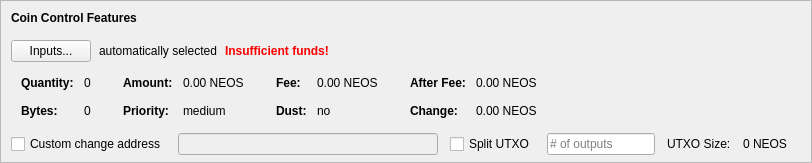
    <widget class="QFrame" name="frameCoinControl">
     <property name="sizePolicy">
      <sizepolicy hsizetype="Expanding" vsizetype="Expanding">
       <horstretch>0</horstretch>
       <verstretch>0</verstretch>
      </sizepolicy>
     </property>
     <property name="maximumSize">
      <size>
       <width>16777215</width>
       <height>16777215</height>
      </size>
     </property>
     <property name="frameShape">
      <enum>QFrame::StyledPanel</enum>
     </property>
     <property name="frameShadow">
      <enum>QFrame::Sunken</enum>
     </property>
     <layout class="QVBoxLayout" name="verticalLayoutCoinControl2">
      <property name="spacing">
       <number>0</number>
      </property>
      <property name="leftMargin">
       <number>0</number>
      </property>
      <property name="topMargin">
       <number>0</number>
      </property>
      <property name="rightMargin">
       <number>0</number>
      </property>
      <property name="bottomMargin">
       <number>6</number>
      </property>
      <item>
       <layout class="QVBoxLayout" name="verticalLayoutCoinControl" stretch="0,0,0,0,1">
        <property name="spacing">
         <number>0</number>
        </property>
        <property name="leftMargin">
         <number>10</number>
        </property>
        <property name="topMargin">
         <number>10</number>
        </property>
        <item>
         <layout class="QHBoxLayout" name="horizontalLayoutCoinControl1">
          <property name="bottomMargin">
           <number>15</number>
          </property>
          <item>
           <widget class="QLabel" name="labelCoinControlFeatures">
            <property name="sizePolicy">
             <sizepolicy hsizetype="Preferred" vsizetype="Maximum">
              <horstretch>0</horstretch>
              <verstretch>0</verstretch>
             </sizepolicy>
            </property>
            <property name="font">
             <font>
              <weight>75</weight>
              <bold>true</bold>
             </font>
            </property>
            <property name="styleSheet">
             <string notr="true">font-weight:bold;</string>
            </property>
            <property name="text">
             <string>Coin Control Features</string>
            </property>
           </widget>
          </item>
         </layout>
        </item>
        <item>
         <layout class="QHBoxLayout" name="horizontalLayoutCoinControl2" stretch="0,0,0,0">
          <property name="spacing">
           <number>8</number>
          </property>
          <property name="bottomMargin">
           <number>10</number>
          </property>
          <item>
           <widget class="QPushButton" name="pushButtonCoinControl">
            <property name="styleSheet">
             <string notr="true"/>
            </property>
            <property name="text">
             <string>Inputs...</string>
            </property>
            <property name="autoDefault">
             <bool>false</bool>
            </property>
           </widget>
          </item>
          <item>
           <widget class="QLabel" name="labelCoinControlAutomaticallySelected">
            <property name="text">
             <string>automatically selected</string>
            </property>
            <property name="margin">
             <number>5</number>
            </property>
           </widget>
          </item>
          <item>
           <widget class="QLabel" name="labelCoinControlInsuffFunds">
            <property name="font">
             <font>
              <weight>75</weight>
              <bold>true</bold>
             </font>
            </property>
            <property name="styleSheet">
             <string notr="true">color:red;font-weight:bold;</string>
            </property>
            <property name="text">
             <string>Insufficient funds!</string>
            </property>
            <property name="margin">
             <number>5</number>
            </property>
           </widget>
          </item>
          <item>
           <spacer name="horizontalSpacerCoinControl">
            <property name="orientation">
             <enum>Qt::Horizontal</enum>
            </property>
            <property name="sizeHint" stdset="0">
             <size>
              <width>40</width>
              <height>1</height>
             </size>
            </property>
           </spacer>
          </item>
         </layout>
        </item>
        <item>
         <widget class="QWidget" name="widgetCoinControl" native="true">
          <property name="sizePolicy">
           <sizepolicy hsizetype="Preferred" vsizetype="Preferred">
            <horstretch>0</horstretch>
            <verstretch>0</verstretch>
           </sizepolicy>
          </property>
          <property name="minimumSize">
           <size>
            <width>0</width>
            <height>0</height>
           </size>
          </property>
          <property name="styleSheet">
           <string notr="true"/>
          </property>
          <layout class="QHBoxLayout" name="horizontalLayoutCoinControl5">
           <property name="leftMargin">
            <number>0</number>
           </property>
           <property name="topMargin">
            <number>0</number>
           </property>
           <property name="rightMargin">
            <number>0</number>
           </property>
           <property name="bottomMargin">
            <number>0</number>
           </property>
           <item>
            <layout class="QHBoxLayout" name="horizontalLayoutCoinControl3" stretch="0,0,0,1">
             <property name="spacing">
              <number>20</number>
             </property>
             <property name="topMargin">
              <number>0</number>
             </property>
             <property name="bottomMargin">
              <number>10</number>
             </property>
             <item>
              <layout class="QFormLayout" name="formLayoutCoinControl1">
               <property name="horizontalSpacing">
                <number>10</number>
               </property>
               <property name="verticalSpacing">
                <number>14</number>
               </property>
               <property name="leftMargin">
                <number>10</number>
               </property>
               <property name="topMargin">
                <number>4</number>
               </property>
               <property name="rightMargin">
                <number>6</number>
               </property>
               <item row="0" column="0">
                <widget class="QLabel" name="labelCoinControlQuantityText">
                 <property name="font">
                  <font>
                   <weight>75</weight>
                   <bold>true</bold>
                  </font>
                 </property>
                 <property name="text">
                  <string>Quantity:</string>
                 </property>
                 <property name="margin">
                  <number>0</number>
                 </property>
                </widget>
               </item>
               <item row="0" column="1">
                <widget class="QLabel" name="labelCoinControlQuantity">
                 <property name="cursor">
                  <cursorShape>IBeamCursor</cursorShape>
                 </property>
                 <property name="contextMenuPolicy">
                  <enum>Qt::ActionsContextMenu</enum>
                 </property>
                 <property name="text">
                  <string notr="true">0</string>
                 </property>
                 <property name="margin">
                  <number>0</number>
                 </property>
                 <property name="textInteractionFlags">
                  <set>Qt::LinksAccessibleByMouse|Qt::TextSelectableByKeyboard|Qt::TextSelectableByMouse</set>
                 </property>
                </widget>
               </item>
               <item row="1" column="0">
                <widget class="QLabel" name="labelCoinControlBytesText">
                 <property name="font">
                  <font>
                   <weight>75</weight>
                   <bold>true</bold>
                  </font>
                 </property>
                 <property name="text">
                  <string>Bytes:</string>
                 </property>
                </widget>
               </item>
               <item row="1" column="1">
                <widget class="QLabel" name="labelCoinControlBytes">
                 <property name="cursor">
                  <cursorShape>IBeamCursor</cursorShape>
                 </property>
                 <property name="contextMenuPolicy">
                  <enum>Qt::ActionsContextMenu</enum>
                 </property>
                 <property name="text">
                  <string notr="true">0</string>
                 </property>
                 <property name="textInteractionFlags">
                  <set>Qt::LinksAccessibleByMouse|Qt::TextSelectableByKeyboard|Qt::TextSelectableByMouse</set>
                 </property>
                </widget>
               </item>
              </layout>
             </item>
             <item>
              <layout class="QFormLayout" name="formLayoutCoinControl2">
               <property name="horizontalSpacing">
                <number>10</number>
               </property>
               <property name="verticalSpacing">
                <number>14</number>
               </property>
               <property name="leftMargin">
                <number>6</number>
               </property>
               <property name="topMargin">
                <number>4</number>
               </property>
               <property name="rightMargin">
                <number>6</number>
               </property>
               <item row="0" column="0">
                <widget class="QLabel" name="labelCoinControlAmountText">
                 <property name="font">
                  <font>
                   <weight>75</weight>
                   <bold>true</bold>
                  </font>
                 </property>
                 <property name="text">
                  <string>Amount:</string>
                 </property>
                 <property name="margin">
                  <number>0</number>
                 </property>
                </widget>
               </item>
               <item row="0" column="1">
                <widget class="QLabel" name="labelCoinControlAmount">
                 <property name="cursor">
                  <cursorShape>IBeamCursor</cursorShape>
                 </property>
                 <property name="contextMenuPolicy">
                  <enum>Qt::ActionsContextMenu</enum>
                 </property>
                 <property name="text">
                  <string notr="true">0.00 NEOS</string>
                 </property>
                 <property name="textInteractionFlags">
                  <set>Qt::LinksAccessibleByMouse|Qt::TextSelectableByKeyboard|Qt::TextSelectableByMouse</set>
                 </property>
                </widget>
               </item>
               <item row="1" column="0">
                <widget class="QLabel" name="labelCoinControlPriorityText">
                 <property name="font">
                  <font>
                   <weight>75</weight>
                   <bold>true</bold>
                  </font>
                 </property>
                 <property name="text">
                  <string>Priority:</string>
                 </property>
                </widget>
               </item>
               <item row="1" column="1">
                <widget class="QLabel" name="labelCoinControlPriority">
                 <property name="cursor">
                  <cursorShape>IBeamCursor</cursorShape>
                 </property>
                 <property name="contextMenuPolicy">
                  <enum>Qt::ActionsContextMenu</enum>
                 </property>
                 <property name="text">
                  <string>medium</string>
                 </property>
                 <property name="textInteractionFlags">
                  <set>Qt::LinksAccessibleByMouse|Qt::TextSelectableByKeyboard|Qt::TextSelectableByMouse</set>
                 </property>
                </widget>
               </item>
              </layout>
             </item>
             <item>
              <layout class="QFormLayout" name="formLayoutCoinControl3">
               <property name="horizontalSpacing">
                <number>10</number>
               </property>
               <property name="verticalSpacing">
                <number>14</number>
               </property>
               <property name="leftMargin">
                <number>6</number>
               </property>
               <property name="topMargin">
                <number>4</number>
               </property>
               <property name="rightMargin">
                <number>6</number>
               </property>
               <item row="0" column="0">
                <widget class="QLabel" name="labelCoinControlFeeText">
                 <property name="font">
                  <font>
                   <weight>75</weight>
                   <bold>true</bold>
                  </font>
                 </property>
                 <property name="text">
                  <string>Fee:</string>
                 </property>
                 <property name="margin">
                  <number>0</number>
                 </property>
                </widget>
               </item>
               <item row="0" column="1">
                <widget class="QLabel" name="labelCoinControlFee">
                 <property name="cursor">
                  <cursorShape>IBeamCursor</cursorShape>
                 </property>
                 <property name="contextMenuPolicy">
                  <enum>Qt::ActionsContextMenu</enum>
                 </property>
                 <property name="text">
                  <string notr="true">0.00 NEOS</string>
                 </property>
                 <property name="textInteractionFlags">
                  <set>Qt::LinksAccessibleByMouse|Qt::TextSelectableByKeyboard|Qt::TextSelectableByMouse</set>
                 </property>
                </widget>
               </item>
               <item row="1" column="0">
                <widget class="QLabel" name="labelCoinControlLowOutputText">
                 <property name="font">
                  <font>
                   <weight>75</weight>
                   <bold>true</bold>
                  </font>
                 </property>
                 <property name="text">
                  <string>Dust:</string>
                 </property>
                </widget>
               </item>
               <item row="1" column="1">
                <widget class="QLabel" name="labelCoinControlLowOutput">
                 <property name="cursor">
                  <cursorShape>IBeamCursor</cursorShape>
                 </property>
                 <property name="contextMenuPolicy">
                  <enum>Qt::ActionsContextMenu</enum>
                 </property>
                 <property name="text">
                  <string>no</string>
                 </property>
                 <property name="textInteractionFlags">
                  <set>Qt::LinksAccessibleByMouse|Qt::TextSelectableByKeyboard|Qt::TextSelectableByMouse</set>
                 </property>
                </widget>
               </item>
              </layout>
             </item>
             <item>
              <layout class="QFormLayout" name="formLayoutCoinControl4">
               <property name="horizontalSpacing">
                <number>10</number>
               </property>
               <property name="verticalSpacing">
                <number>14</number>
               </property>
               <property name="leftMargin">
                <number>6</number>
               </property>
               <property name="topMargin">
                <number>4</number>
               </property>
               <property name="rightMargin">
                <number>6</number>
               </property>
               <item row="0" column="0">
                <widget class="QLabel" name="labelCoinControlAfterFeeText">
                 <property name="font">
                  <font>
                   <weight>75</weight>
                   <bold>true</bold>
                  </font>
                 </property>
                 <property name="text">
                  <string>After Fee:</string>
                 </property>
                 <property name="margin">
                  <number>0</number>
                 </property>
                </widget>
               </item>
               <item row="0" column="1">
                <widget class="QLabel" name="labelCoinControlAfterFee">
                 <property name="cursor">
                  <cursorShape>IBeamCursor</cursorShape>
                 </property>
                 <property name="contextMenuPolicy">
                  <enum>Qt::ActionsContextMenu</enum>
                 </property>
                 <property name="text">
                  <string notr="true">0.00 NEOS</string>
                 </property>
                 <property name="textInteractionFlags">
                  <set>Qt::LinksAccessibleByMouse|Qt::TextSelectableByKeyboard|Qt::TextSelectableByMouse</set>
                 </property>
                </widget>
               </item>
               <item row="1" column="0">
                <widget class="QLabel" name="labelCoinControlChangeText">
                 <property name="font">
                  <font>
                   <weight>75</weight>
                   <bold>true</bold>
                  </font>
                 </property>
                 <property name="text">
                  <string>Change:</string>
                 </property>
                </widget>
               </item>
               <item row="1" column="1">
                <widget class="QLabel" name="labelCoinControlChange">
                 <property name="cursor">
                  <cursorShape>IBeamCursor</cursorShape>
                 </property>
                 <property name="contextMenuPolicy">
                  <enum>Qt::ActionsContextMenu</enum>
                 </property>
                 <property name="text">
                  <string notr="true">0.00 NEOS</string>
                 </property>
                 <property name="textInteractionFlags">
                  <set>Qt::LinksAccessibleByMouse|Qt::TextSelectableByKeyboard|Qt::TextSelectableByMouse</set>
                 </property>
                </widget>
               </item>
              </layout>
             </item>
            </layout>
           </item>
          </layout>
         </widget>
        </item>
        <item>
         <layout class="QHBoxLayout" name="horizontalLayoutCoinControl4" stretch="0,0,0,0,0,0,0">
          <property name="spacing">
           <number>12</number>
          </property>
          <property name="sizeConstraint">
           <enum>QLayout::SetDefaultConstraint</enum>
          </property>
          <property name="topMargin">
           <number>5</number>
          </property>
          <property name="rightMargin">
           <number>5</number>
          </property>
          <item>
           <widget class="QCheckBox" name="checkBoxCoinControlChange">
            <property name="toolTip">
             <string>If this is activated, but the change address is empty or invalid, change will be sent to a newly generated address.</string>
            </property>
            <property name="text">
             <string>Custom change address</string>
            </property>
           </widget>
          </item>
          <item>
           <widget class="QValidatedLineEdit" name="lineEditCoinControlChange">
            <property name="enabled">
             <bool>false</bool>
            </property>
            <property name="sizePolicy">
             <sizepolicy hsizetype="Expanding" vsizetype="Fixed">
              <horstretch>0</horstretch>
              <verstretch>0</verstretch>
             </sizepolicy>
            </property>
           </widget>
          </item>
          <item>
           <widget class="QCheckBox" name="splitBlockCheckBox">
            <property name="text">
             <string>Split UTXO</string>
            </property>
           </widget>
          </item>
          <item>
           <widget class="QLineEdit" name="splitBlockLineEdit">
            <property name="sizePolicy">
             <sizepolicy hsizetype="Fixed" vsizetype="Fixed">
              <horstretch>50</horstretch>
              <verstretch>0</verstretch>
             </sizepolicy>
            </property>
            <property name="placeholderText">
             <string># of outputs</string>
            </property>
           </widget>
          </item>
          <item>
           <widget class="QLabel" name="labelBlockSizeText">
            <property name="text">
             <string>UTXO Size:</string>
            </property>
           </widget>
          </item>
          <item>
           <widget class="QLabel" name="labelBlockSize">
            <property name="text">
             <string>0 NEOS</string>
            </property>
           </widget>
          </item>
          <item>
           <widget class="QLabel" name="labelCoinControlChangeLabel">
            <property name="sizePolicy">
             <sizepolicy hsizetype="Preferred" vsizetype="Expanding">
              <horstretch>0</horstretch>
              <verstretch>0</verstretch>
             </sizepolicy>
            </property>
            <property name="minimumSize">
             <size>
              <width>0</width>
              <height>0</height>
             </size>
            </property>
            <property name="text">
             <string/>
            </property>
            <property name="margin">
             <number>3</number>
            </property>
           </widget>
          </item>
         </layout>
        </item>
        <item>
         <spacer name="verticalSpacerCoinControl">
          <property name="orientation">
           <enum>Qt::Vertical</enum>
          </property>
          <property name="sizeHint" stdset="0">
           <size>
            <width>800</width>
            <height>1</height>
           </size>
          </property>
         </spacer>
        </item>
       </layout>
      </item>
     </layout>
    </widget>
